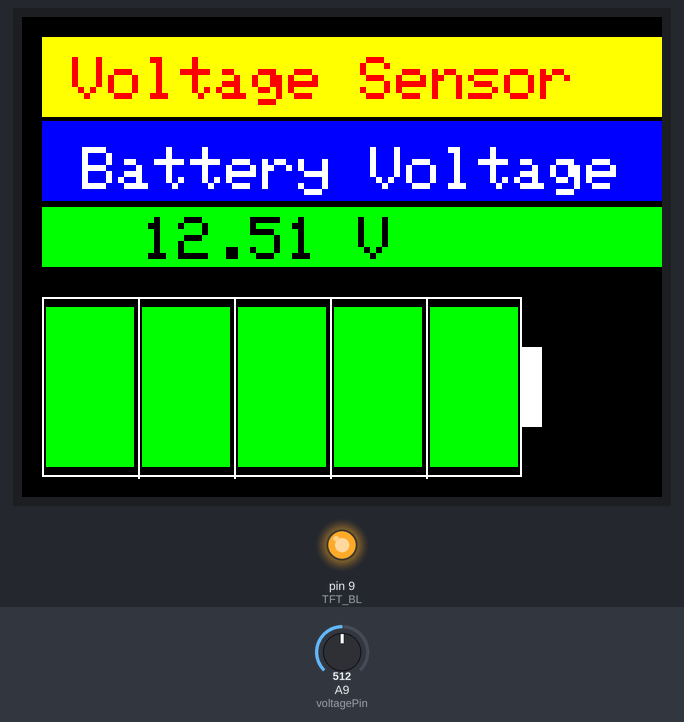
This sketch was run on a simulated Arduino Mega 2560, built with avr-gcc and run on an emulated ATmega2560. On the bench: 320×240 colour display, output pins drawn as LEDs (lit = HIGH). The test bench sets the inputs (shaded band); at power-on: A9 (voltagePin) = 512.

Above: at 1.4 s.
1.5 s: A9 (voltagePin) set to 716
At 2.6 s:
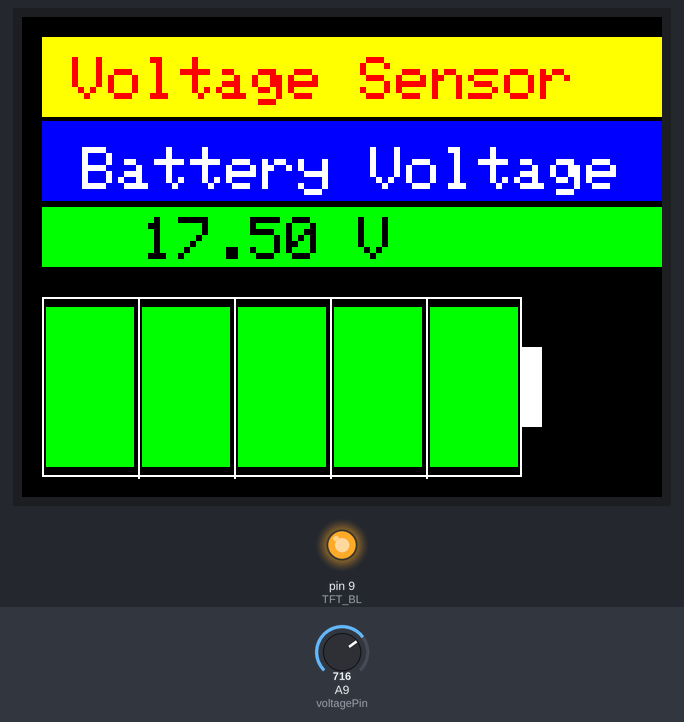
3.3 s: A9 (voltagePin) set to 900
At 4.2 s:
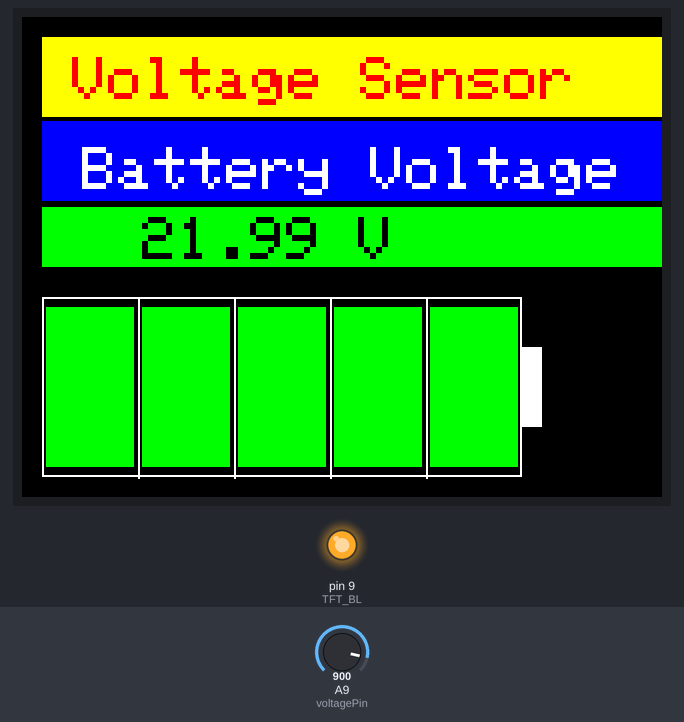
4.8 s: A9 (voltagePin) set to 1023
At 5.7 s:
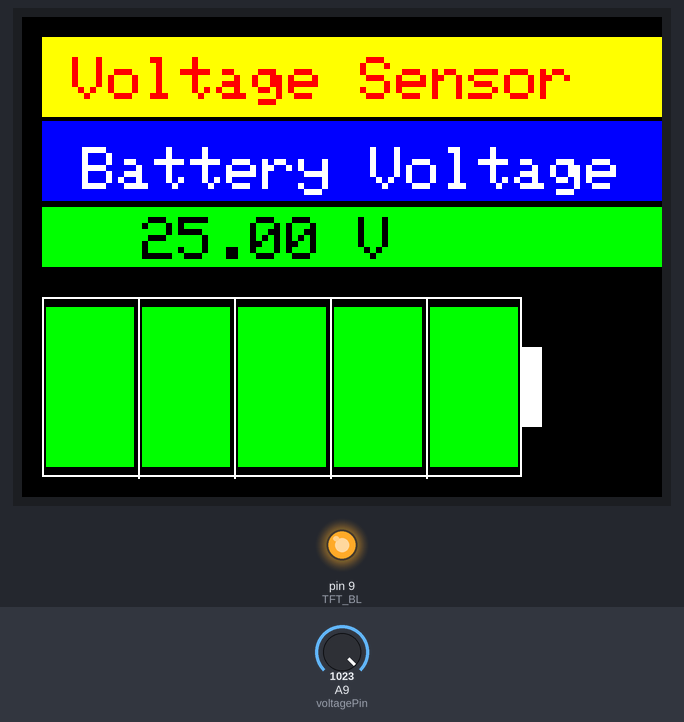
Timing chart, 0 to 7.8 s (numbered marks = the images above; inputs shaded):
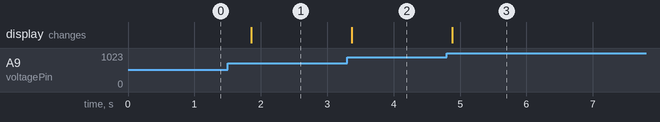

The sketch:

Ardiuno_VoltageSensor_TFT_Modified.ino
```cpp
#include <Adafruit_GFX.h>
#include <Adafruit_ST7789.h>
#include <SPI.h>

#define TFT_CS   53
#define TFT_RST  8
#define TFT_DC   7
#define TFT_BL   9

Adafruit_ST7789 tft = Adafruit_ST7789(TFT_CS, TFT_DC, TFT_RST);

const int voltagePin = A9;
const float referenceVoltage = 5.0;
const float voltageDividerRatio = 5.0;
const float minVoltage = 10.5;
const float maxVoltage = 12.37;

float lastBatteryVoltage = -1.0;
int lastBarLevel = -1;

void setup() {
  Serial.begin(9600);
  pinMode(TFT_BL, OUTPUT);
  digitalWrite(TFT_BL, HIGH);

  tft.init(240, 320);
  tft.setRotation(1);
  tft.fillScreen(ST77XX_BLACK);
  tft.setTextSize(2);

  drawUI();
}

void loop() {
  int sensorValue = analogRead(voltagePin);
  float voltage = sensorValue * (referenceVoltage / 1023.0);
  float batteryVoltage = voltage * voltageDividerRatio;
  float roundedVoltage = round(batteryVoltage * 100.0) / 100.0;

  if (roundedVoltage != lastBatteryVoltage) {
    lastBatteryVoltage = roundedVoltage;

    tft.fillRect(20, 95, 320, 30, ST77XX_GREEN);

    tft.setCursor(60, 100);
    tft.setTextColor(ST77XX_BLACK);
    tft.setTextSize(3);
    tft.print(roundedVoltage, 2);
    tft.print(" V");
  }

  float percentage = (batteryVoltage - minVoltage) / (maxVoltage - minVoltage);
  percentage = constrain(percentage, 0.0, 1.0);
  int level = round(percentage * 5);

  if (level != lastBarLevel) {
    lastBarLevel = level;

    drawBatteryOutline();

    for (int i = 0; i < 5; i++) {
      int segmentX = 12 + i * 48;
      int segmentY = 145;
      int segmentW = 44;
      int segmentH = 80;

      uint16_t color;
      if (i < level) {
        if (level <= 2) color = ST77XX_RED;
        else if (level == 3) color = ST77XX_ORANGE;
        else color = ST77XX_GREEN;
        tft.fillRect(segmentX, segmentY, segmentW, segmentH, color);
      } else {
        tft.fillRect(segmentX, segmentY, segmentW, segmentH, ST77XX_BLACK);
      }
    }
  }

  delay(500);
}

void drawUI() {
  tft.fillRect(10, 10, 320, 40, ST77XX_YELLOW);
  tft.setCursor(25, 20);
  tft.setTextColor(ST77XX_RED);
  tft.setTextSize(3);
  tft.print("Voltage Sensor");

  tft.fillRect(10, 52, 320, 40, ST77XX_BLUE);
  tft.setCursor(30, 65);
  tft.setTextColor(ST77XX_WHITE);
  tft.setTextSize(3);
  tft.print("Battery Voltage");

  tft.fillRect(10, 95, 320, 30, ST77XX_GREEN);

  drawBatteryOutline();
}

void drawBatteryOutline() {
  int batteryX = 10;
  int batteryY = 140;
  int batteryWidth = 240;
  int batteryHeight = 90;
  int tipWidth = 10;
  int tipHeight = 40;
  int tipX = batteryX + batteryWidth;
  int tipY = batteryY + (batteryHeight - tipHeight) / 2;

  tft.fillRect(batteryX, batteryY, batteryWidth + tipWidth + 5, batteryHeight, ST77XX_BLACK);

  tft.drawRect(batteryX, batteryY, batteryWidth, batteryHeight, ST77XX_WHITE);

  tft.fillRect(tipX, tipY, tipWidth, tipHeight, ST77XX_WHITE);

  for (int i = 1; i < 5; i++) {
    int x = batteryX + i * (batteryWidth / 5);
    tft.drawLine(x, batteryY, x, batteryY + batteryHeight, ST77XX_WHITE);
  }
}
```

Measured:
- after the input at 1.5 s, the display: changes after 0.36 s (image 1)
- after the input at 3.3 s, the display: changes after 0.07 s (image 2)
- after the input at 4.8 s, the display: changes after 0.08 s (image 3)
